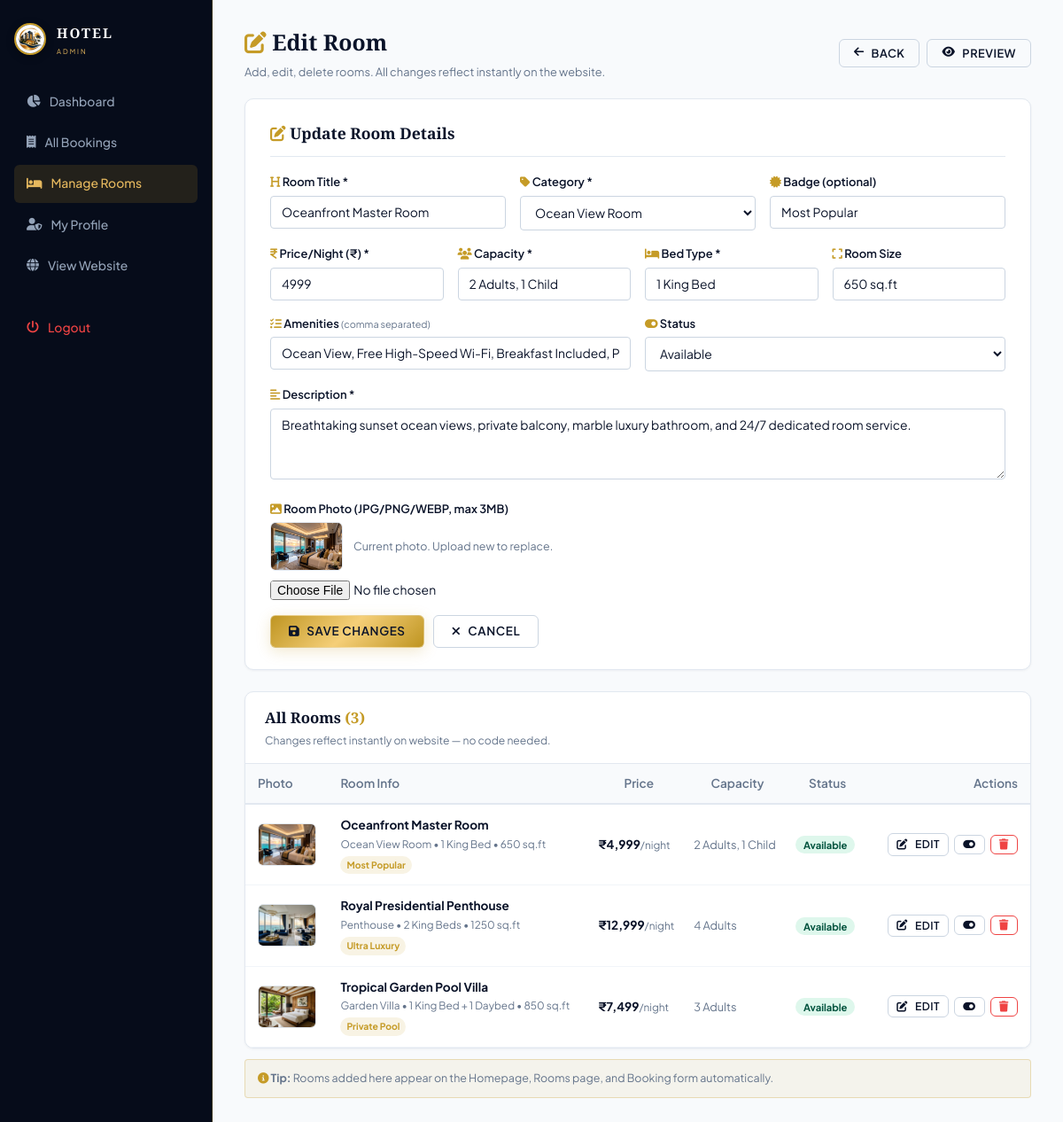
The page /admin/rooms.php?edit=1 (signed in) on the database its author committed.
### tables this page shows
CREATE TABLE IF NOT EXISTS `rooms` (
  `id` INT AUTO_INCREMENT PRIMARY KEY,
  `title` VARCHAR(150) NOT NULL,
  `category` VARCHAR(80) NOT NULL,
  `price` INT NOT NULL,
  `badge` VARCHAR(60) DEFAULT NULL,
  `image` VARCHAR(255) NOT NULL,
  `capacity` VARCHAR(60) NOT NULL,
  `bed` VARCHAR(60) NOT NULL,
  `size` VARCHAR(60) NOT NULL,
  `description` TEXT NOT NULL,
  `amenities` TEXT NOT NULL,
  `status` ENUM('Available', 'Booked', 'Maintenance') DEFAULT 'Available',
  `created_at` TIMESTAMP DEFAULT CURRENT_TIMESTAMP
);

### admin/rooms.php (the view, shortened to what this page needs)
<?php
require_once '../config/database.php';
$rooms = $pdo->query("SELECT * FROM `rooms` ORDER BY `id` ASC")->fetchAll();
$edit_room = null;
if (isset($_GET['edit']) && is_numeric($_GET['edit'])) {
    $s = $pdo->prepare("SELECT * FROM `rooms` WHERE `id`=?"); $s->execute([intval($_GET['edit'])]);
    $edit_room = $s->fetch();
    if ($edit_room) {
        $dec = json_decode($edit_room['amenities'], true);
        $edit_room['amenities_str'] = is_array($dec) ? implode(', ', $dec) : $edit_room['amenities'];
    }
}
$show_form = ($edit_room !== null || isset($_GET['add']));
?>
<!DOCTYPE html>
<html lang="en">
<head>
<link rel="stylesheet" href="https://cdnjs.cloudflare.com/ajax/libs/font-awesome/6.5.1/css/all.min.css">
<link rel="stylesheet" href="../assets/css/style.css">
</head>
<body>
<div class="admin-layout">
<aside class="admin-sidebar">
  <div class="brand-logo" style="margin-bottom:30px;">
    <img src="../assets/images/logo.png" alt="Logo" style="width:36px;height:36px;border-radius:50%;border:2px solid var(--color-gold);object-fit:cover;">
    <div><span class="brand-name" style="font-size:0.95rem;letter-spacing:2px;">HOTEL</span><span class="brand-sub" style="font-size:0.48rem;letter-spacing:2px;display:block;">Admin</span></div>
  </div>
  <ul class="admin-nav">
    <li><a href="dashboard.php"><i class="fa-solid fa-chart-pie"></i> Dashboard</a></li>
    <li><a href="bookings.php"><i class="fa-solid fa-receipt"></i> All Bookings</a></li>
    <li><a href="rooms.php" class="active"><i class="fa-solid fa-bed"></i> Manage Rooms</a></li>
    <li><a href="profile.php"><i class="fa-solid fa-user-shield"></i> My Profile</a></li>
    <li><a href="../index.php" target="_blank"><i class="fa-solid fa-globe"></i> View Website</a></li>
    <li style="margin-top:28px;"><a href="logout.php" style="color:#EF4444;"><i class="fa-solid fa-power-off"></i> Logout</a></li>
  </ul>
</aside>
<main class="admin-main">
  <div style="display:flex;justify-content:space-between;align-items:center;margin-bottom:20px;flex-wrap:wrap;gap:10px;">
    <div>
      <h1 style="font-family:var(--font-serif);font-size:1.55rem;color:var(--color-primary);margin-bottom:3px;"><?php echo $edit_room ? '<i class="fa-solid fa-pen-to-square text-gold"></i> Edit Room' : 'Manage Rooms'; ?></h1>
      <p style="color:var(--color-text-muted);font-size:0.8rem;margin:0;">Add, edit, delete rooms. All changes reflect instantly on the website.</p>
    </div>
    <div style="display:flex;gap:8px;">
      <?php if($show_form): ?><a href="rooms.php" class="btn btn-outline-dark btn-sm"><i class="fa-solid fa-arrow-left"></i> Back</a><?php endif; ?>
      <a href="../rooms.php" target="_blank" class="btn btn-outline-dark btn-sm"><i class="fa-solid fa-eye"></i> Preview</a>
    </div>
  </div>
  <?php if($show_form): ?>
  <div class="card" style="padding:24px 28px;margin-bottom:24px;">
    <h2 style="font-family:var(--font-serif);font-size:1.1rem;color:var(--color-primary);margin-bottom:18px;padding-bottom:12px;border-bottom:1px solid #E2E8F0;">
      <i class="fa-solid <?php echo $edit_room?'fa-pen-to-square':'fa-plus-circle'; ?> text-gold"></i>
      <?php echo $edit_room?'Update Room Details':'Add New Room'; ?>
    </h2>
    <form method="POST" action="rooms.php" enctype="multipart/form-data">
      <div class="fg3 fg">
        <div class="fl"><label><i class="fa-solid fa-heading text-gold"></i> Room Title *</label>
          <input type="text" name="title" value="<?php echo htmlspecialchars($edit_room['title']??''); ?>" placeholder="e.g. Oceanfront Master Room" required></div>
        <div class="fl"><label><i class="fa-solid fa-tag text-gold"></i> Category *</label>
          <select name="category">
            <?php foreach(['Ocean View Room','Penthouse','Garden Villa','Deluxe Room','Premium Room','Family Room','Budget Room'] as $c): ?>
              <option value="<?php echo $c; ?>" <?php echo (($edit_room['category']??'') === $c) ? 'selected' : ''; ?>><?php echo $c; ?></option>
            <?php endforeach; ?>
          </select></div>
        <div class="fl"><label><i class="fa-solid fa-certificate text-gold"></i> Badge (optional)</label>
          <input type="text" name="badge" value="<?php echo htmlspecialchars($edit_room['badge']??''); ?>" placeholder="e.g. Most Popular"></div>
      </div>
      <div class="fg4 fg">
        <div class="fl"><label><i class="fa-solid fa-indian-rupee-sign text-gold"></i> Price/Night (&#8377;) *</label>
          <input type="number" name="price" value="<?php echo $edit_room['price']??''; ?>" placeholder="4999" min="100" required></div>
        <div class="fl"><label><i class="fa-solid fa-users text-gold"></i> Capacity *</label>
          <input type="text" name="capacity" value="<?php echo htmlspecialchars($edit_room['capacity']??''); ?>" placeholder="2 Adults, 1 Child" required></div>
        <div class="fl"><label><i class="fa-solid fa-bed text-gold"></i> Bed Type *</label>
          <input type="text" name="bed" value="<?php echo htmlspecialchars($edit_room['bed']??''); ?>" placeholder="1 King Bed" required></div>
        <div class="fl"><label><i class="fa-solid fa-expand text-gold"></i> Room Size</label>
          <input type="text" name="size" value="<?php echo htmlspecialchars($edit_room['size']??''); ?>" placeholder="650 sq.ft"></div>
      </div>
      <div class="fg fg2">
        <div class="fl"><label><i class="fa-solid fa-list-check text-gold"></i> Amenities <small style="color:var(--color-text-muted);font-weight:400;">(comma separated)</small></label>
          <input type="text" name="amenities" value="<?php echo htmlspecialchars($edit_room['amenities_str']??''); ?>" placeholder="Ocean View, Wi-Fi, Breakfast, Jacuzzi"></div>
        <div class="fl"><label><i class="fa-solid fa-toggle-on text-gold"></i> Status</label>
          <select name="status">
            <?php foreach(['Available','Booked','Maintenance'] as $st): ?>
              <option value="<?php echo $st; ?>" <?php echo ($edit_room['status']??'Available')===$st?'selected':''; ?>><?php echo $st; ?></option>
            <?php endforeach; ?>
          </select></div>
      </div>
      <div class="fl fg"><label><i class="fa-solid fa-align-left text-gold"></i> Description *</label>
        <textarea name="description" placeholder="Full room description..." required><?php echo htmlspecialchars($edit_room['description']??''); ?></textarea></div>
      <div class="fl fg"><label><i class="fa-solid fa-image text-gold"></i> Room Photo (JPG/PNG/WEBP, max 3MB)</label>
        <?php if(!empty($edit_room['image'])): ?>
          <div style="margin-bottom:8px;display:flex;align-items:center;gap:12px;">
            <img src="../<?php echo htmlspecialchars($edit_room['image']); ?>" style="height:55px;width:82px;object-fit:cover;border-radius:6px;border:1px solid #E2E8F0;" onerror="this.src='../assets/images/room1.jpg'">
            <span style="font-size:0.78rem;color:var(--color-text-muted);">Current photo. Upload new to replace.</span>
          </div>
        <?php endif; ?>
        <input type="file" name="room_image" accept="image/jpeg,image/png,image/webp" onchange="prevImg(this)" style="border:none;padding:0;">
      </div>
      <div style="display:flex;gap:10px;flex-wrap:wrap;">
        <button type="submit" class="btn btn-gold"><i class="fa-solid fa-floppy-disk"></i> <?php echo $edit_room?'Save Changes':'Add Room'; ?></button>
        <a href="rooms.php" class="btn btn-outline-dark"><i class="fa-solid fa-xmark"></i> Cancel</a>
      </div>
    </form>
  </div>
  <?php endif; ?>
  <div class="card" style="overflow:hidden;">
    <div style="display:flex;justify-content:space-between;align-items:center;padding:16px 22px;border-bottom:1px solid #E2E8F0;">
      <div>
        <h3 style="font-family:var(--font-serif);font-size:1.05rem;color:var(--color-primary);margin-bottom:2px;">
          All Rooms <span style="color:var(--color-gold);">(<?php echo count($rooms); ?>)</span>
        </h3>
        <p style="color:var(--color-text-muted);font-size:0.76rem;margin:0;">Changes reflect instantly on website — no code needed.</p>
      </div>
    </div>
    <?php if(empty($rooms)): ?>
      <div style="padding:50px 20px;text-align:center;color:var(--color-text-muted);">
        <i class="fa-solid fa-bed" style="font-size:2rem;color:var(--color-gold);display:block;margin-bottom:10px;"></i>
        <p style="margin-bottom:14px;font-size:0.9rem;">No rooms added yet.</p>
        <a href="rooms.php?add=1" class="btn btn-gold btn-sm"><i class="fa-solid fa-plus"></i> Add First Room</a>
      </div>
    <?php else: ?>
      <div style="overflow-x:auto;">
        <table style="width:100%;border-collapse:collapse;font-size:0.85rem;">
          <thead>
            <tr style="background:#F8FAFC;border-bottom:2px solid #E2E8F0;color:var(--color-text-muted);">
              <th style="padding:11px 14px;text-align:left;font-weight:600;">Photo</th>
              <th style="padding:11px 8px;text-align:left;font-weight:600;">Room Info</th>
              <th style="padding:11px 8px;font-weight:600;">Price</th>
              <th style="padding:11px 8px;font-weight:600;">Capacity</th>
              <th style="padding:11px 8px;font-weight:600;">Status</th>
              <th style="padding:11px 14px;text-align:right;font-weight:600;">Actions</th>
            </tr>
          </thead>
          <tbody>
            <?php foreach($rooms as $room): ?>
            <tr style="border-bottom:1px solid #F1F5F9;">
              <td style="padding:12px 14px;">
                <img src="../<?php echo htmlspecialchars($room['image']); ?>" alt="<?php echo htmlspecialchars($room['title']); ?>"
                     style="width:66px;height:48px;object-fit:cover;border-radius:6px;border:1px solid #E2E8F0;"
                     onerror="this.src='../assets/images/room1.jpg'">
              </td>
              <td style="padding:12px 8px;">
                <div style="font-weight:700;color:var(--color-primary);"><?php echo htmlspecialchars($room['title']); ?></div>
                <div style="font-size:0.74rem;color:var(--color-text-muted);margin-top:2px;">
                  <?php echo htmlspecialchars($room['category']); ?> &bull; <?php echo htmlspecialchars($room['bed']); ?>
                  <?php if($room['size']): ?>&bull; <?php echo htmlspecialchars($room['size']); ?><?php endif; ?>
                </div>
                <?php if($room['badge']): ?>
                  <span style="font-size:0.65rem;background:rgba(197,155,39,0.12);color:var(--color-gold);padding:2px 7px;border-radius:20px;font-weight:700;display:inline-block;margin-top:3px;"><?php echo htmlspecialchars($room['badge']); ?></span>
                <?php endif; ?>
              </td>
              <td style="padding:12px 8px;font-weight:700;color:var(--color-primary);white-space:nowrap;">&#8377;<?php echo number_format($room['price']); ?><span style="font-weight:400;color:var(--color-text-muted);font-size:0.74rem;">/night</span></td>
              <td style="padding:12px 8px;color:var(--color-text-muted);font-size:0.8rem;"><?php echo htmlspecialchars($room['capacity']); ?></td>
              <td style="padding:12px 8px;">
                <?php $sc=$room['status']==='Available'?'st-a':($room['status']==='Booked'?'st-b':'st-m'); ?>
                <span class="stb <?php echo $sc; ?>"><?php echo $room['status']; ?></span>
              </td>
              <td style="padding:12px 14px;text-align:right;white-space:nowrap;">
                <a href="rooms.php?edit=<?php echo $room['id']; ?>" class="btn btn-outline-dark btn-sm" style="padding:4px 9px;font-size:0.76rem;"><i class="fa-solid fa-pen-to-square"></i> Edit</a>
                <a href="rooms.php?toggle=<?php echo $room['id']; ?>" class="btn btn-outline-dark btn-sm" style="padding:4px 9px;font-size:0.76rem;margin-left:4px;" title="Toggle Status"><i class="fa-solid fa-toggle-<?php echo $room['status']==='Available'?'on':'off'; ?>"></i></a>
                <a href="rooms.php?delete=<?php echo $room['id']; ?>" class="btn btn-outline-dark btn-sm" style="padding:4px 9px;font-size:0.76rem;color:#EF4444;border-color:#EF4444;margin-left:4px;" onclick="return confirm('Delete \'<?php echo addslashes($room['title']); ?>\'? Cannot be undone.')"><i class="fa-solid fa-trash"></i></a>
              </td>
            </tr>
            <?php endforeach; ?>
          </tbody>
        </table>
      </div>
    <?php endif; ?>
  </div>
  <p style="font-size:0.78rem;color:var(--color-text-muted);margin-top:12px;padding:11px 14px;background:rgba(197,155,39,0.07);border:1px solid var(--color-border-gold);border-radius:var(--radius-xs);">
    <i class="fa-solid fa-circle-info text-gold"></i>
    <strong>Tip:</strong> Rooms added here appear on the Homepage, Rooms page, and Booking form automatically.
  </p>
</main>
</div>
</body>
</html>

### assets/css/style.css (style rules this page uses)
:root { --color-primary: #0A1329; --color-primary-light: #142347; --color-primary-dark: #060C1A; --color-primary-surface: #0E1A38; --color-gold: #C59B27; --color-gold-light: #E5B85E; --color-gold-hover: #D8A834; --color-gold-muted: rgba(197, 155, 39, 0.15); --color-gold-glow: rgba(197, 155, 39, 0.22); --color-gold-gradient: linear-gradient(135deg, #BF9522 0%, #F5CF78 50%, #BF9522 100%); --color-navy-gradient: linear-gradient(160deg, #0A1329 0%, #102142 50%, #060C1A 100%); --color-bg-light: #F8FAFC; --color-surface: #FFFFFF; --color-surface-muted: #F1F5F9; --color-text-dark: #0F172A; --color-text-muted: #64748B; --color-text-light: #F8FAFC; --color-border: #E2E8F0; --color-border-gold: rgba(197, 155, 39, 0.28); --font-serif: 'Cinzel', 'Playfair Display', serif; --font-sans: 'Plus Jakarta Sans', -apple-system, BlinkMacSystemFont, 'Segoe UI', Roboto, sans-serif; --shadow-sm: 0 1px 3px rgba(10, 19, 41, 0.05); --shadow-md: 0 4px 16px rgba(10, 19, 41, 0.07); --shadow-lg: 0 12px 32px rgba(10, 19, 41, 0.1); --shadow-gold: 0 4px 16px rgba(197, 155, 39, 0.22); --radius-xs: 4px; --radius-sm: 6px; --radius-md: 10px; --radius-lg: 16px; --radius-full: 9999px; --transition: all 0.25s cubic-bezier(0.2, 0.8, 0.2, 1); }
*, *::before, *::after { box-sizing: border-box; margin: 0; padding: 0; }
html { scroll-behavior: smooth; font-size: 16px; }
body { font-family: var(--font-sans); background-color: var(--color-bg-light); color: var(--color-text-dark); line-height: 1.6; overflow-x: hidden; -webkit-font-smoothing: antialiased; }
img { max-width: 100%; height: auto; display: block; }
a { text-decoration: none; color: inherit; transition: var(--transition); }
ul { list-style: none; }
button, input, select, textarea { font-family: inherit; font-size: 0.92rem; border: none; outline: none; }
.text-gold { color: var(--color-gold); }
.btn { display: inline-flex; align-items: center; justify-content: center; gap: 8px; padding: 9px 20px; font-weight: 600; font-size: 0.84rem; border-radius: var(--radius-sm); cursor: pointer; transition: var(--transition); text-transform: uppercase; letter-spacing: 0.6px; white-space: nowrap; line-height: 1.25; }
.btn-sm { padding: 7px 16px; font-size: 0.8rem; letter-spacing: 0.5px; }
.btn-gold { background: var(--color-gold-gradient); color: #0A1329; border: 1px solid rgba(255, 255, 255, 0.35); box-shadow: var(--shadow-gold); }
.btn-outline-dark { background: transparent; color: var(--color-primary); border: 1px solid #CBD5E1; }
.brand-logo { display: flex; align-items: center; gap: 12px; flex-shrink: 0; }
.brand-logo img { width: 46px; height: 46px; border-radius: 50%; object-fit: cover; border: 1.5px solid var(--color-gold); box-shadow: 0 2px 8px rgba(0, 0, 0, 0.35); background: #FFFFFF; }
.brand-name { font-family: var(--font-serif); font-size: 1.35rem; font-weight: 700; letter-spacing: 2px; color: #FFFFFF; line-height: 1.1; white-space: nowrap; }
.brand-sub { display: block; font-family: var(--font-sans); font-size: 0.62rem; letter-spacing: 2.2px; color: var(--color-gold-light); text-transform: uppercase; margin-top: 2px; white-space: nowrap; }

### rows shown on the page
rooms: title "Oceanfront Master Room", category "Ocean View Room", badge "Most Popular", price "4999", capacity "2 Adults, 1 Child", bed "1 King Bed", size "650 sq.ft", status "Available", description "Breathtaking sunset ocean views, private balcony, marble luxury bathroom, and 24/7 dedicated room service.", image (picture), price "4,999"
rooms: image (picture), title "Royal Presidential Penthouse", category "Penthouse", bed "2 King Beds", size "1250 sq.ft", badge "Ultra Luxury", price "12,999", capacity "4 Adults", status "Available"
rooms: image (picture), title "Tropical Garden Pool Villa", category "Garden Villa", bed "1 King Bed + 1 Daybed", size "850 sq.ft", badge "Private Pool", price "7,499", capacity "3 Adults", status "Available"

### other values the page prints
count($rooms) "3"
